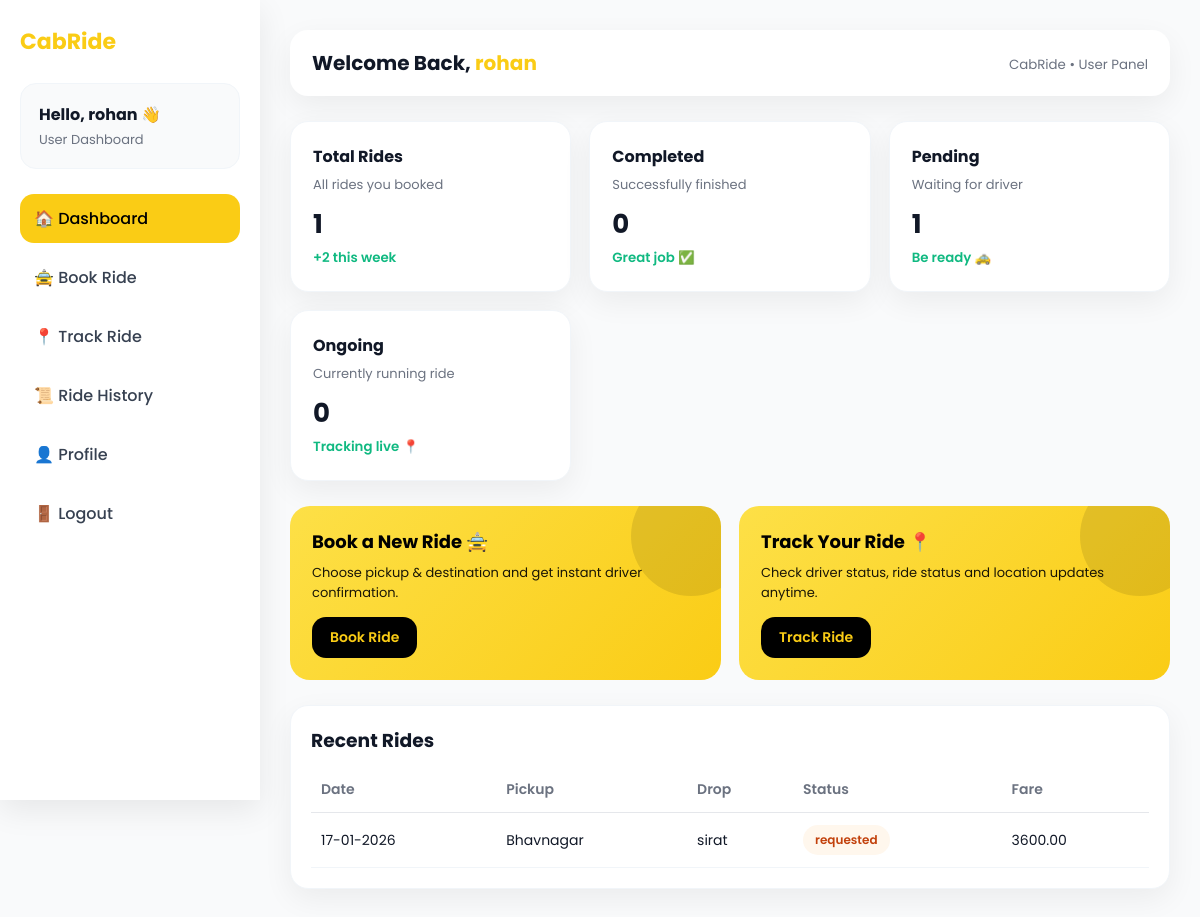
Before: /User/dashboard.php (signed in) with the older database file.
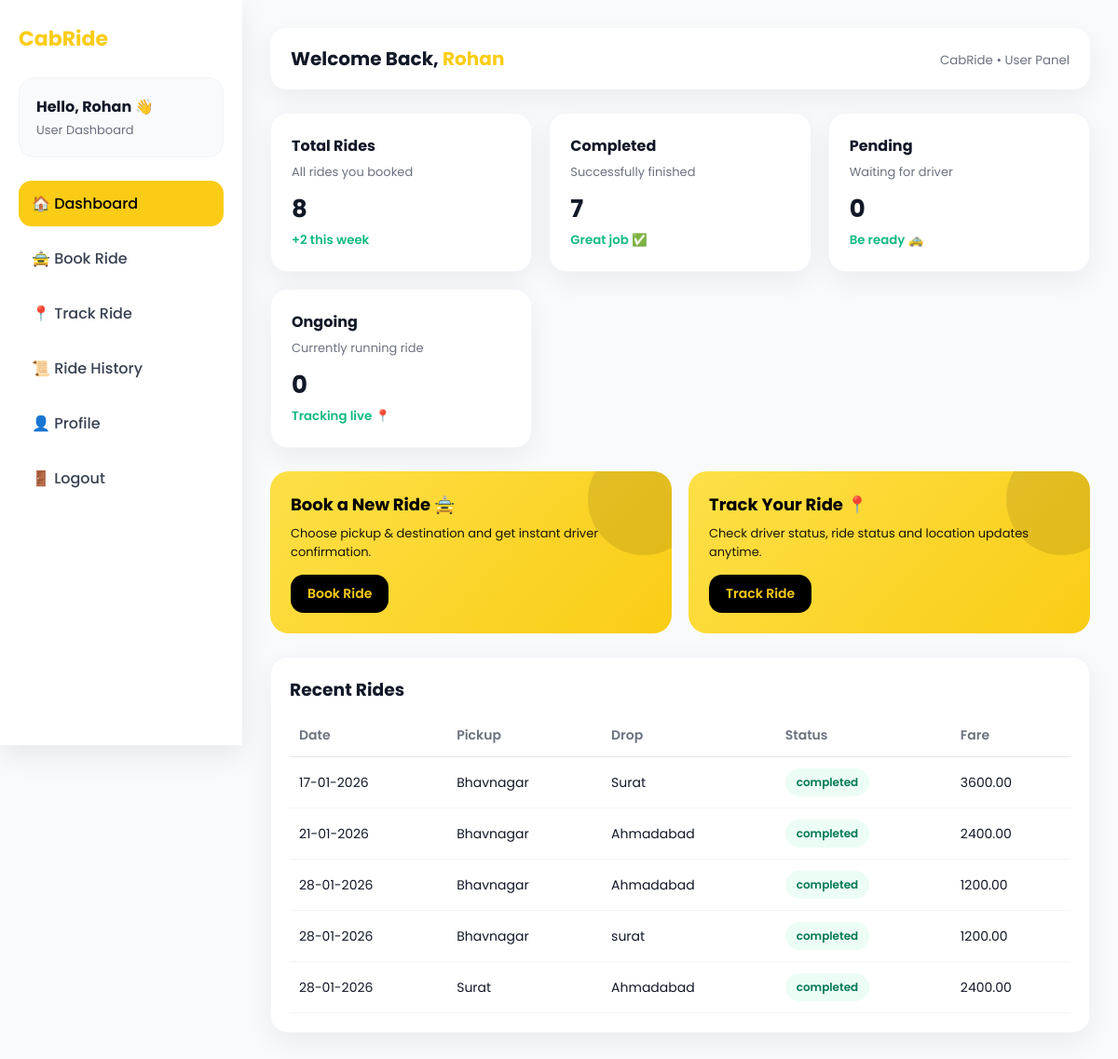
After: the same page with the newer database file.
### tables this page shows
CREATE TABLE `bookings` (
  `id` int(11) NOT NULL,
  `user_id` int(11) NOT NULL,
  `driver_id` int(11) DEFAULT NULL,
  `pickup_location` varchar(255) NOT NULL,
  `drop_location` varchar(255) NOT NULL,
  `distance_km` decimal(6,2) NOT NULL,
  `fare` decimal(10,2) NOT NULL,
  `status` enum('requested','accepted','ongoing','completed','cancelled') DEFAULT 'requested',
  `booking_time` timestamp NOT NULL DEFAULT current_timestamp(),
  `cancel_reason` varchar(200) DEFAULT NULL
);

### User/dashboard.php (the view, shortened to what this page needs)
<?php
require_once('../config/db.php');
$tmp_id = $_SESSION['user_id'];
$user_name = $_SESSION['user_name'] ?? "User";
?>
<!DOCTYPE html>
<html lang="en">
<head>
</head>
<body>
    <div class="wrapper">
        <div class="sidebar">
            <div class="brand">CabRide</div>
            <div class="profile-box">
                <h3>Hello, <?= htmlspecialchars($user_name); ?> 👋</h3>
                <p>User Dashboard</p>
            </div>
            <div class="menu">
                <a class="active" href="dashboard.php">🏠 Dashboard</a>
                <a href="book_ride.php">🚖 Book Ride</a>
                <a href="track_ride.php">📍 Track Ride</a>
                <a href="ride_history.php">📜 Ride History</a>
                <a href="profile.php">👤 Profile</a>
                <a href="logout.php">🚪 Logout</a>
            </div>
        </div>
        <div class="main">
            <div class="topbar">
                <h2>Welcome Back, <span><?= htmlspecialchars($user_name); ?></span></h2>
                <div>
                    <small style="color:#6b7280;">CabRide • User Panel</small>
                </div>
            </div>
            <div class="grid">
                <div class="card">
                    <h3>Total Rides</h3>
                    <p>All rides you booked</p>
                    <div class="value">
                        <?php
                        $sql = "select count(*) as Total_Rides from users u,bookings b where u.id=b.user_id and u.id=$tmp_id";
                        $result = mysqli_query($link, $sql) or die(mysqli_errno($link));
                        $row = mysqli_fetch_assoc($result);
                        extract($row);
                        echo $Total_Rides;
                        ?>
                    </div>
                    <small>+2 this week</small>
                </div>
                <div class="card">
                    <h3>Completed</h3>
                    <p>Successfully finished</p>
                    <div class="value">
                        <?php
                        $sql = "select count(*) as Total_Rides from users u,bookings b where u.id=b.user_id and b.status='completed' and u.id=$tmp_id";
                        $result = mysqli_query($link, $sql) or die(mysqli_errno($link));
                        $row = mysqli_fetch_assoc($result);
                        extract($row);
                        echo $Total_Rides;
                        ?>
                    </div>
                    <small>Great job ✅</small>
                </div>
                <div class="card">
                    <h3>Pending</h3>
                    <p>Waiting for driver</p>
                    <div class="value">
                        <?php
                        $sql = "select count(*) as Total_Rides from users u,bookings b where u.id=b.user_id and b.status='requested' and u.id=$tmp_id";
                        $result = mysqli_query($link, $sql) or die(mysqli_errno($link));
                        $row = mysqli_fetch_assoc($result);
                        extract($row);
                        echo $Total_Rides;
                        ?>
                    </div>
                    <small>Be ready 🚕</small>
                </div>
                <div class="card">
                    <h3>Ongoing</h3>
                    <p>Currently running ride</p>
                    <div class="value">
                        <?php
                        $sql = "select count(*) as Total_Rides from users u,bookings b where u.id=b.user_id and b.status='ongoing' and u.id=$tmp_id";
                        $result = mysqli_query($link, $sql) or die(mysqli_errno($link));
                        $row = mysqli_fetch_assoc($result);
                        extract($row);
                        echo $Total_Rides;
                        ?>
                    </div>
                    <small>Tracking live 📍</small>
                </div>
            </div>
            <div class="actions">
                <div class="action-card">
                    <h3>Book a New Ride 🚖</h3>
                    <p>Choose pickup & destination and get instant driver confirmation.</p>
                    <a href="book_ride.php">Book Ride</a>
                </div>
                <div class="action-card">
                    <h3>Track Your Ride 📍</h3>
                    <p>Check driver status, ride status and location updates anytime.</p>
                    <a href="track_ride.php">Track Ride</a>
                </div>
            </div>
            <div class="section">
                <h3>Recent Rides</h3>
                <table class="table">
                    <thead>
                        <tr>
                            <th>Date</th>
                            <th>Pickup</th>
                            <th>Drop</th>
                            <th>Status</th>
                            <th>Fare</th>
                        </tr>
                    </thead>
                    <tbody>
                        <?php
                        $sql = "select booking_time,pickup_location,drop_location,status,fare from bookings where user_id=$tmp_id limit 5";
                        $result = mysqli_query($link, $sql) or die(mysqli_errno($link));
                        while ($row = mysqli_fetch_assoc($result)) {
                            extract($row);
                        ?>
                            <tr>
                                <td><?= date("d-m-Y", strtotime($booking_time)); ?></td>
                                <td><?= $pickup_location; ?></td>
                                <td><?= $drop_location; ?></td>
                                <td><span class="badge <?= $status; ?>"><?= $status; ?></span></td>
                                <td><?= $fare; ?></td>
                            </tr>
                        <?php } ?>
                    </tbody>
                </table>
            </div>
        </div>
    </div>
</body>
</html>

### User/dashboard.php (style rules this page uses)
* { margin: 0; padding: 0; box-sizing: border-box; font-family: 'Poppins', sans-serif; }
body { background: #f9fafb; color: #111827; }
.wrapper { display: flex; min-height: 100vh; }
.sidebar { width: 260px; background: #fff; box-shadow: 0 10px 30px rgba(0, 0, 0, 0.08); padding: 25px 20px; position: sticky; top: 0; height: 100vh; }
.brand { font-size: 22px; font-weight: 700; color: #facc15; margin-bottom: 25px; }
.profile-box { background: #f9fafb; border-radius: 16px; padding: 18px; margin-bottom: 25px; border: 1px solid #f1f5f9; }
.profile-box h3 { font-size: 16px; margin-bottom: 3px; }
.profile-box p { font-size: 13px; color: #6b7280; }
.menu a { display: flex; align-items: center; gap: 12px; padding: 12px 14px; border-radius: 14px; text-decoration: none; color: #374151; font-weight: 500; margin-bottom: 10px; transition: 0.25s; }
.menu a.active { background: #facc15; color: #000; }
.main { flex: 1; padding: 30px; }
.topbar { background: #fff; padding: 18px 22px; border-radius: 18px; box-shadow: 0 10px 30px rgba(0, 0, 0, 0.06); display: flex; align-items: center; justify-content: space-between; margin-bottom: 25px; }
.topbar h2 { font-size: 20px; }
.topbar span { color: #facc15; font-weight: 700; }
.grid { display: grid; grid-template-columns: repeat(auto-fit, minmax(220px, 1fr)); gap: 18px; margin-bottom: 25px; }
.card { background: #fff; border-radius: 18px; padding: 22px; box-shadow: 0 10px 30px rgba(0, 0, 0, 0.06); border: 1px solid #f1f5f9; transition: 0.25s; }
.card h3 { font-size: 16px; margin-bottom: 6px; }
.card p { color: #6b7280; font-size: 13px; margin-bottom: 10px; }
.card .value { font-size: 26px; font-weight: 700; color: #111827; }
.card small { color: #10b981; font-weight: 600; }
.actions { display: grid; grid-template-columns: repeat(auto-fit, minmax(260px, 1fr)); gap: 18px; }
.action-card { background: linear-gradient(135deg, #fde047, #facc15); border-radius: 20px; padding: 22px; color: #000; position: relative; overflow: hidden; }
.action-card h3 { font-size: 18px; margin-bottom: 8px; }
.action-card p { font-size: 13px; opacity: 0.9; margin-bottom: 14px; }
.action-card a { display: inline-block; text-decoration: none; background: #000; color: #facc15; padding: 10px 18px; border-radius: 14px; font-weight: 600; font-size: 14px; }
.action-card::after { content: ""; width: 120px; height: 120px; background: rgba(0, 0, 0, 0.1); position: absolute; right: -30px; top: -30px; border-radius: 50%; }
.section { background: #fff; border-radius: 18px; padding: 20px; box-shadow: 0 10px 30px rgba(0, 0, 0, 0.06); border: 1px solid #f1f5f9; margin-top: 25px; }
.section h3 { margin-bottom: 12px; }
.table { width: 100%; border-collapse: collapse; }
.table th, .table td { padding: 12px 10px; text-align: left; font-size: 14px; }
.table th { color: #6b7280; font-weight: 600; border-bottom: 1px solid #e5e7eb; }
.table td { border-bottom: 1px solid #f1f5f9; }
.badge { padding: 6px 12px; border-radius: 20px; font-size: 12px; font-weight: 600; display: inline-block; }
.completed { background: #ecfdf5; color: #047857; }
.requested { background: #fff7ed; color: #c2410c; }

Changed rows visible on the page:
changed bookings (number 1 of 5 on the later page): drop_location "sirat" → "Surat"; status "requested" → "completed"
added bookings: booking_time "21-01-2026", pickup_location "Bhavnagar", drop_location "Ahmadabad", status "completed", fare "2400.00"
added bookings: booking_time "28-01-2026", pickup_location "Bhavnagar", drop_location "Ahmadabad", status "completed", fare "1200.00"
added bookings: booking_time "28-01-2026", pickup_location "Bhavnagar", drop_location "surat", status "completed", fare "1200.00"
added bookings: booking_time "28-01-2026", pickup_location "Surat", drop_location "Ahmadabad", status "completed", fare "2400.00"
Other visible differences:
$user_name: "rohan" → "Rohan"
$Total_Rides: "1" → "8"
$Total_Rides: "0" → "7"
$Total_Rides: "1" → "0"
